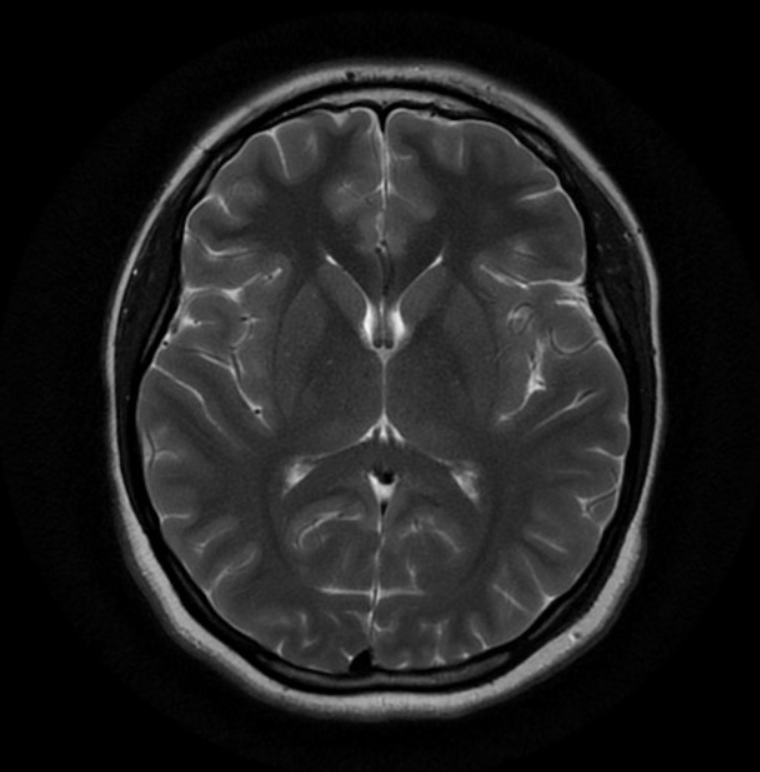
#> input picture data/my_mri1.png, 760 x 772 px
$ jupyter execute mri_preprocessing_demo.ipynb
#> lines starting #> are read from the running program, lines starting #| are printed output that depends on the picture; after the words box and inside, x2 and y2 are one past the last pixel; in counts of white or black regions, pixels touching at a corner belong together
# MRI Preprocessing Pipeline 🧠

This notebook demonstrates a simple MRI preprocessing pipeline as a **first step toward AI-powered cancer detection**

**What you'll see here:**
- Loading MRI images
- Grayscale conversion
- Intensity normalization
- Noise reduction
- Contrast enhancement
- Edge detection
- Side-by-side visualization

[cell 1]
import numpy as np
import cv2
import matplotlib.pyplot as plt
from skimage import io, exposure, data

## Load MRI Image
You can use the sample image provided (`data/my_mri1.png`or`data/my_mri2.png` ) or your own MRI images
by default the notebook will load (`data/my_mri1.png`)
to switch to the other image, just change the filename in the code cell below

[cell 2]
import os

image_files = ['data/my_mri1.png', 'data/my_mri2.png']

idx = 0 # Change to 1 to load the second image
image_path = image_files[idx]

if not os.path.exists(image_path):
    raise FileNotFoundError(f"{image_path} not found. Make sure it exists in the data/ folder.")
mri = cv2.imread(image_path, cv2.IMREAD_GRAYSCALE)
#> mri is the input picture: shape (772, 760); min 0, max 246, mean 31.3
mri = cv2.resize(mri, (256, 256))
#> mri: shape (256, 256)

plt.imshow(mri, cmap='gray')
plt.title(f'Original MRI ({os.path.basename(image_path)})')
plt.axis('off')
plt.show()

[cell 3]
mri_norm = cv2.normalize(mri, None, 0, 255, cv2.NORM_MINMAX)
mri_blur = cv2.GaussianBlur(mri_norm, (5, 5), 0)
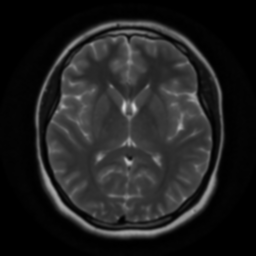
#> mri_blur: shape (256, 256); min 0, max 209, mean 32.6
mri_eq = cv2.equalizeHist(mri_blur)
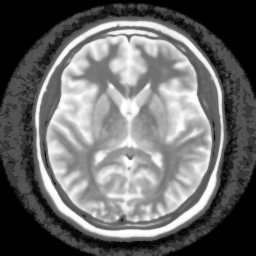
#> mri_eq: shape (256, 256); min 0, max 255, mean 106.1
clahe = cv2.createCLAHE(clipLimit=2.0, tileGridSize=(8,8))
mri_eq = clahe.apply(mri_blur)
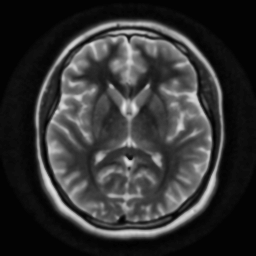
#> mri_eq: shape (256, 256); min 2, max 230, mean 50.9
mri_edges = cv2.Canny(mri_eq, 50, 150)
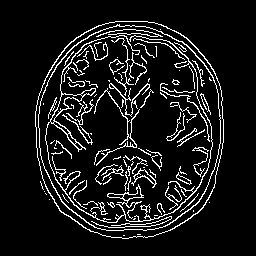
#> mri_edges: shape (256, 256); 9.4% white in thin lines or dots, all inside (x1, y1, x2, y2) = (35, 21, 224, 239)
plt.figure(figsize=(12, 4))

plt.subplot(1, 3, 1)
plt.imshow(mri, cmap='gray')
plt.title('Original')
plt.axis('off')

plt.subplot(1, 3, 2)
plt.imshow(mri_eq, cmap='gray')
plt.title('Preprocessed')
plt.axis('off')

plt.subplot(1, 3, 3)
plt.imshow(mri_edges, cmap='gray')
plt.title('Edges')
plt.axis('off')

plt.tight_layout()

[cell 4]
plt.hist(mri.ravel(), bins=256, color='gray'); plt.title('Original Histogram'); plt.show()
#> after `plt.hist(mri.ravel(), bins=256, color='gray')`:
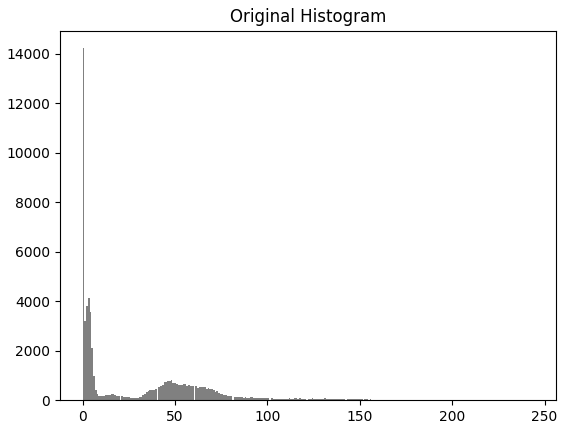
#> figure drawn by matplotlib, 1 panel; tallest bar 14224 high, from x = 0 to 0.953
plt.hist(mri_eq.ravel(), bins=256, color='gray'); plt.title('Preprocessed Histogram'); plt.show()
#> after `plt.hist(mri_eq.ravel(), bins=256, color='gray')`:
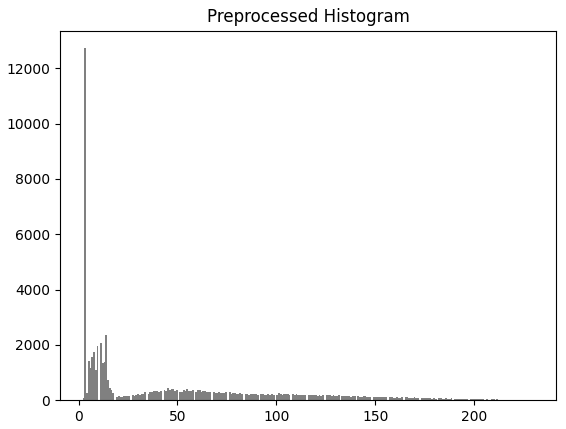
#> figure drawn by matplotlib, 1 panel; tallest bar 12723 high, from x = 2.89 to 3.78
